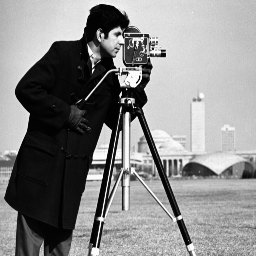
#> input picture ia898-master/data/cameraman.tif, 256 x 256 px
$ jupyter execute --allow-errors tutorial_pehist_1.ipynb   (shell and % lines are left out)   (older library calls are emulated)
#> lines starting #> are read from the running program, lines starting #| are printed output that depends on the picture
# Table of Contents
 <p><div class="lev1 toc-item"><a href="#Equalização-do-Histograma-utilizando-o-conceito-de-distribuição-uniforme-desejada" data-toc-modified-id="Equalização-do-Histograma-utilizando-o-conceito-de-distribuição-uniforme-desejada-1"><span class="toc-item-num">1&nbsp;&nbsp;</span>Equalização do Histograma utilizando o conceito de distribuição uniforme desejada</a></div><div class="lev2 toc-item"><a href="#Imagem-original" data-toc-modified-id="Imagem-original-11"><span class="toc-item-num">1.1&nbsp;&nbsp;</span>Imagem original</a></div><div class="lev2 toc-item"><a href="#Ilustração-com-caso-numérico" data-toc-modified-id="Ilustração-com-caso-numérico-12"><span class="toc-item-num">1.2&nbsp;&nbsp;</span>Ilustração com caso numérico</a></div><div class="lev2 toc-item"><a href="#Referências:" data-toc-modified-id="Referências:-13"><span class="toc-item-num">1.3&nbsp;&nbsp;</span>Referências:</a></div>

# Equalização do Histograma utilizando o conceito de distribuição uniforme desejada

Uma outra forma de equacionar o problema de equalizar a distribuição dos pixels
de uma imagem é supor que você tem um conjunto de pixels do tamanho da imagem
onde a distribuição de pixels seja uniforme.

Pensando num modelo simplificado, imagine que se deseja reproduzir
uma fotografia num mosaico construído de ladrilhos onde existe o conjunto de ladrilhos para
serem usados. Neste caso da equalização, existe um mesmo número de ladrilhos
para cada tom de cinza.

Qual é o procedimento para montar o mosaico e saber exatamente onde se coloca
cada ladrilho no mosaico? Existe uma esquema simples e intuitivo:

1. Verifica-se o tom de cinza de cada ponto na imagem e anota qual é a sua posição
   no mosaico.
2. Ordena todos os tons de cinza da fotografia.
3. Ordena todos os tons de cinza dos ladrilhos.
4. Usa o primeiro conjunto de ladrilhos mais escuros e coloca-os nas posições
   do tons de cinza mais escuros da fotografia.
5. Continua com o processo anterior até utilizar todos os ladrilhos.

Podemos fazer o mesmo procedimento de forma computacional, de forma muito mais
eficiente, porém usando o mesmo princípio.

Usamos aqui a indexação por arrays, trabalhando sempre com a indexação do
array de forma linearizada. ``f.ravel()`` é a visão da imagem de forma linearizada.

## Imagem original

[cell 1]
import matplotlib.pyplot as plt
import matplotlib.image as mpimg
import numpy as np
import sys,os
ia898path = os.path.abspath('/etc/jupyterhub/ia898_1s2017/')
if ia898path not in sys.path:
    sys.path.append(ia898path)
import ia898.src as ia

[cell 2]
f = mpimg.imread('../data/cameraman.tif')
#> f is the input picture: shape (256, 256); min 0, max 251, mean 137.1
ia.adshow(f, 'f: imagem original')
#> (this line was passed over: ia898 is not available in this run)
plt.plot(ia.histogram(f)),plt.title('h: histograma original');
#> (this line was passed over: ia898 is not available in this run)

Ordena os pixels da imagem original, sabendo-se seu endereço (posição em ``fsi``).
Isto é obtido com a função ``argsort``. Veja como se usa o ``argsort``: `tutorial_numpy_argsort argsort`.

[cell 3]
fsi = np.argsort(f.ravel())
fs = (f.ravel()[fsi]).reshape(f.shape)
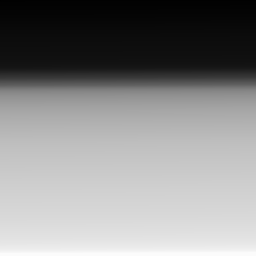
#> fs: shape (256, 256); min 0, max 251, mean 137.1
ia.adshow(fs, 'fs: imagem com pixels ordenados')
#> (this line was passed over: ia898 is not available in this run)
ia.adshow(ia.normalize(fsi.reshape(f.shape)),'fsi:endereço na imagem original')
#> (this line was passed over: ia898 is not available in this run)

Cria uma imagem de mesmas dimensões, porém com os pixels ordenados e com
distribuição uniforme de tons de cinza. Usamos a função ``linspace`` e
depois damos ``reshape`` na imagem para ficar bidimensional. Estes são os ladrilhos
disponíveis:

[cell 4]
gs = np.linspace(0,255,f.size).astype(np.uint8)
ia.adshow(gs.reshape(f.shape), 'gs: distribuição uniforme, pixels ordenados')
#> (this line was passed over: ia898 is not available in this run)

Agora temos a imagem original ordenada e os tons de cinza uniformemente
distribuídos, também ordenados:

#> (a cell that did not finish here is left out)

Como sabemos o endereço original destes pixels, pois são indicados pelo
``argsort`` feito acima, podemos agora atribuir os pixels ordenados para os
pixels ordenados da imagem uniforme.

[cell 6]
g = np.empty( (f.size,), np.uint8)
g[fsi] = gs

Pronto, o mosaico está montado e a image g está equalizada.

[cell 7]
ia.adshow(g.reshape(f.shape),'g[fsi] = gs, imagem equalizada')
#> (this line was passed over: ia898 is not available in this run)

Para mostrar o seu histograma e comprovar a equalização feita:

#> (a cell that did not finish here is left out)

## Ilustração com caso numérico

Para facilitar o entendimento, é repetido a seguir o mesmo procedimento acima, porém
com uma imagem numérica de uma dimensão com 16 pixels de valores entre 0 a 7.
Fazendo a analogia com a construção do mosaico, existem 2 pastilhas de cada tom de cinza
entre 0 a 7 para construir o mosaico com 16 pastilhas.

Calculando a imagem ordenada de ``f`` e o endereço dos pixels ``fsi`` para ordenar ``f``:

[cell 9]
f = np.array([1, 7, 3, 0, 2, 2, 4, 3, 2, 0, 5, 3, 7, 7, 7, 5])
#> (the rest of this cell did not finish here and is left out)

Pastilhas disponíveis para o mosaico: 2 pastilhas de cada tom de cinza:

[cell 10]
gs = np.linspace(0,7,f.size).round(0).astype(np.int)
print('ladrilhos ordenados, gs :', gs)

Mapeando as pastilhas no mosaico final (``gs``), utilizando o endereço dos pixels ``fsi``:

[cell 11]
print('ladrilhos disponíveis                gs:',gs)
print('endereço para colocar cada ladrilho fsi:',fsi)
#> (printed output is left out)
g = np.empty( (f.size,), np.uint8)
#> (the rest of this cell did not finish here and is left out)

Para entender como ``g[fsi]=gs`` é calculado, veja as atribuições elemento a elemento:

[cell 12]
print('g[fsi]= gs')
for i in np.arange(g.size):
    print('g[%d] = %d' % (fsi[i],gs[i]))
#> this loop made 16 passes
#| g[31084] = 0
#| g[22315] = 0
#| g[20323] = 1
#| g[28012] = 1
#| g[28013] = 2
#| g[29811] = 2
#| g[28015] = 3
#| g[29810] = 3
#> (further printed lines are left out)

Imagem original e com histograma equalizado (mosaico):

[cell 13]
print('imagem usando os ladrilhos g:',g)
print('imagem original:           f:',f)

Histograma da imagem equalizada (mosaico):

[cell 14]
print('histograma de g:', ia.histogram(g))
#> (this line was passed over: ia898 is not available in this run)

$ run again, with ia898-master/data/boat.tif copied over ia898-master/data/cameraman.tif
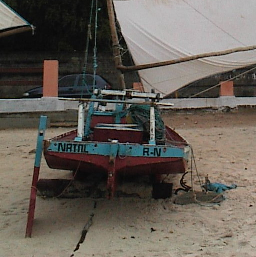
#> input picture ia898-master/data/boat.tif, 256 x 257 px
#> f is the input picture: shape (257, 256, 3); mean R, G, B 101.3, 94.9, 87.4
#> `fs = (f.ravel()[fsi]).reshape(f.shape)`:
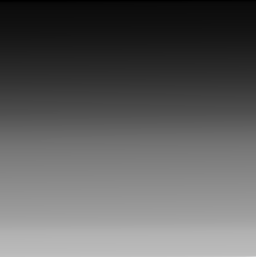
#> fs: shape (257, 256, 3); mean R, G, B 94.5, 94.5, 94.5
#> (printed output is left out)
#> the loop `for i in np.arange(g.size):` made 16 passes
#| g[75288] = 0
#| g[13896] = 0
#| g[49655] = 1
#| g[188396] = 1
#| g[97104] = 2
#> (further printed lines are left out)
